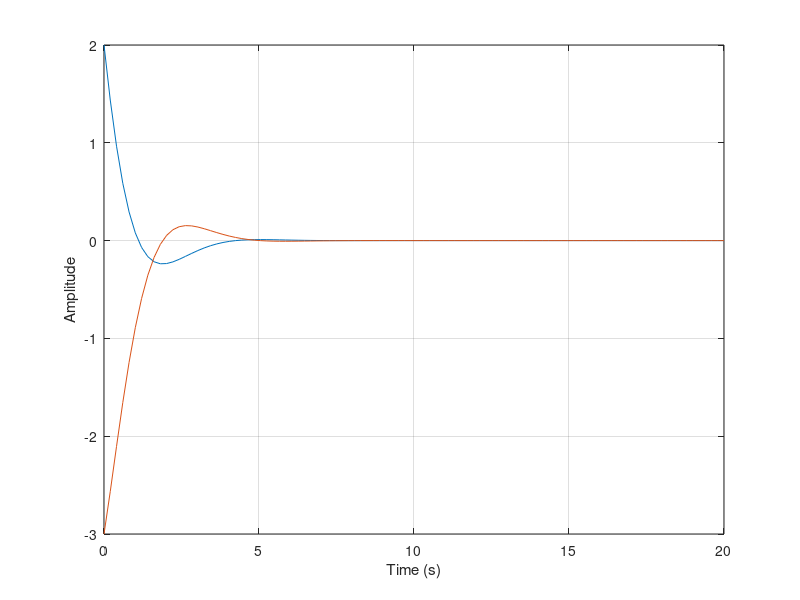

This figure's MATLAB source:
function susti()
to=0; % start time
tf=20; % end time
t=linspace(to,tf,100);
xo(1)=2; % initial condition
xo(2)=-3;
[t,x] = ode45(@(t,x)nonlinear(t,x),t,xo);
plot(t,x)
xlabel('Time (s)')
ylabel('Amplitude')
grid
function [xdot] = nonlinear(t,x)
% nonlinear model to integrate with ODE45
% parameters
a=1;
b=4.6;
k=1;
% backstepping control
u=(1/b)*(-x(2)-x(1)*a-k*(x(2)+x(1)/a)-x(1)*abs(x(1))-x(2)*abs(x(2)));
%u=0; % no control action
%xdot=[x(1)+a*sin(x(1))+x(2); % ideal system
xdot=[a*x(2); % system with uncertainty aU
x(1)*abs(x(1))+x(2)*abs(x(2))+b*u];
endfunction
endfunction